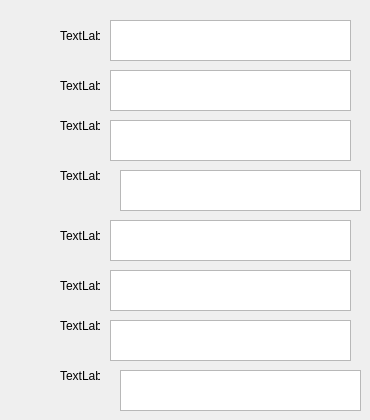
      <widget class="QWidget" name="output">
       <attribute name="title">
        <string>导出表</string>
       </attribute>
       <widget class="QTextBrowser" name="textBrowser_69">
        <property name="geometry">
         <rect>
          <x>110</x>
          <y>320</y>
          <width>241</width>
          <height>41</height>
         </rect>
        </property>
       </widget>
       <widget class="QTextBrowser" name="textBrowser_70">
        <property name="geometry">
         <rect>
          <x>110</x>
          <y>270</y>
          <width>241</width>
          <height>41</height>
         </rect>
        </property>
       </widget>
       <widget class="QTextBrowser" name="textBrowser_71">
        <property name="geometry">
         <rect>
          <x>120</x>
          <y>370</y>
          <width>241</width>
          <height>41</height>
         </rect>
        </property>
       </widget>
       <widget class="QTextBrowser" name="textBrowser_72">
        <property name="geometry">
         <rect>
          <x>110</x>
          <y>20</y>
          <width>241</width>
          <height>41</height>
         </rect>
        </property>
       </widget>
       <widget class="QTextBrowser" name="textBrowser_73">
        <property name="geometry">
         <rect>
          <x>110</x>
          <y>70</y>
          <width>241</width>
          <height>41</height>
         </rect>
        </property>
       </widget>
       <widget class="QTextBrowser" name="textBrowser_74">
        <property name="geometry">
         <rect>
          <x>120</x>
          <y>170</y>
          <width>241</width>
          <height>41</height>
         </rect>
        </property>
       </widget>
       <widget class="QTextBrowser" name="textBrowser_75">
        <property name="geometry">
         <rect>
          <x>110</x>
          <y>220</y>
          <width>241</width>
          <height>41</height>
         </rect>
        </property>
       </widget>
       <widget class="QTextBrowser" name="textBrowser_76">
        <property name="geometry">
         <rect>
          <x>110</x>
          <y>120</y>
          <width>241</width>
          <height>41</height>
         </rect>
        </property>
       </widget>
       <widget class="QLabel" name="label_97">
        <property name="geometry">
         <rect>
          <x>60</x>
          <y>30</y>
          <width>40</width>
          <height>12</height>
         </rect>
        </property>
        <property name="text">
         <string>TextLabel</string>
        </property>
       </widget>
       <widget class="QLabel" name="label_98">
        <property name="geometry">
         <rect>
          <x>60</x>
          <y>370</y>
          <width>40</width>
          <height>12</height>
         </rect>
        </property>
        <property name="text">
         <string>TextLabel</string>
        </property>
       </widget>
       <widget class="QLabel" name="label_99">
        <property name="geometry">
         <rect>
          <x>60</x>
          <y>280</y>
          <width>40</width>
          <height>12</height>
         </rect>
        </property>
        <property name="text">
         <string>TextLabel</string>
        </property>
       </widget>
       <widget class="QLabel" name="label_100">
        <property name="geometry">
         <rect>
          <x>60</x>
          <y>80</y>
          <width>40</width>
          <height>12</height>
         </rect>
        </property>
        <property name="text">
         <string>TextLabel</string>
        </property>
       </widget>
       <widget class="QLabel" name="label_101">
        <property name="geometry">
         <rect>
          <x>60</x>
          <y>320</y>
          <width>40</width>
          <height>12</height>
         </rect>
        </property>
        <property name="text">
         <string>TextLabel</string>
        </property>
       </widget>
       <widget class="QLabel" name="label_102">
        <property name="geometry">
         <rect>
          <x>60</x>
          <y>170</y>
          <width>40</width>
          <height>12</height>
         </rect>
        </property>
        <property name="text">
         <string>TextLabel</string>
        </property>
       </widget>
       <widget class="QLabel" name="label_103">
        <property name="geometry">
         <rect>
          <x>60</x>
          <y>120</y>
          <width>40</width>
          <height>12</height>
         </rect>
        </property>
        <property name="text">
         <string>TextLabel</string>
        </property>
       </widget>
       <widget class="QLabel" name="label_104">
        <property name="geometry">
         <rect>
          <x>60</x>
          <y>230</y>
          <width>40</width>
          <height>12</height>
         </rect>
        </property>
        <property name="text">
         <string>TextLabel</string>
        </property>
       </widget>
      </widget>
